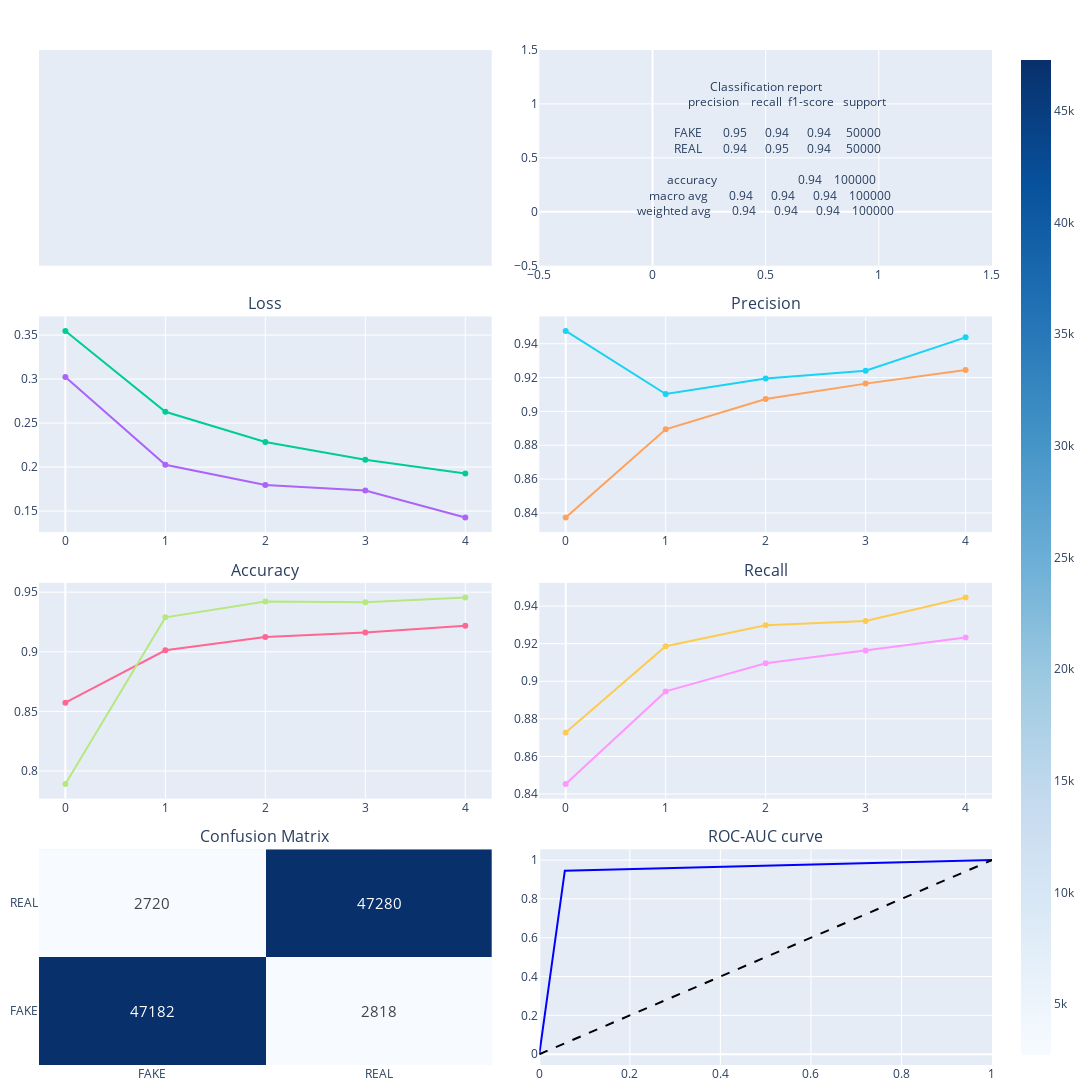

Here is the notebook cell this chart was saved with:
### Code cell
fig = make_subplots(
    rows=4, cols=2, 
    subplot_titles=("", "",
                    "Loss", "Precision", 
                    "Accuracy", 'Recall',
                    'Confusion Matrix', 'ROC-AUC curve'), 
    horizontal_spacing=0.05, 
    vertical_spacing=0.05  
)

fig.add_trace(
    go.Scatter(
        x=[0.5], y=[0.5], 
        text=[
            # top_layers_text
        ],
        mode='text',
        showlegend=False,
    ),
    row=1, col=1  
)

fig.add_trace(
    go.Scatter(
        x=[0.5], y=[0.5], 
        text=[
            # f"Test loss: {test_loss:.4f}<br>"
            # f"Test accuracy: {test_acc:.4f}<br>"
            # f"Test precision: {test_prec:.4f}<br>"
            # f"Test recall: {test_recall:.4f}<br><br>"
            # f"ROC-AUC: {roc_auc:.4f}<br><br>"
            f"Classification report<br>"
            f"{report.replace('\n','<br>')}"
        ],
        mode='text',
        showlegend=False,
    ),
    row=1, col=2  
)

# fig.update_layout(
#     annotations=[dict(text="Model Metrics", x=0.25, y=1.05, showarrow=False, xref="paper", yref="paper", font=dict(size=16))], 
# )

# Hide the axes for the annotation row
fig.update_xaxes(visible=False, row=1, col=1)
fig.update_yaxes(visible=False, row=1, col=1)


# Loss and Precision
fig.add_trace(fig_metrics['data'][0], row=2, col=1)
fig.add_trace(fig_metrics['data'][1], row=2, col=1)
fig.add_trace(fig_metrics['data'][2], row=2, col=2)
fig.add_trace(fig_metrics['data'][3], row=2, col=2)

# Accuracy and Recall 
fig.add_trace(fig_metrics['data'][4], row=3, col=1)
fig.add_trace(fig_metrics['data'][5], row=3, col=1)
fig.add_trace(fig_metrics['data'][6], row=3, col=2)
fig.add_trace(fig_metrics['data'][7], row=3, col=2)

# Confusion Matrix and ROC-AUC curve 
fig.add_trace(fig_confMatrix['data'][0], row=4, col=1)
fig.add_trace(fig_rocauc['data'][0], row=4, col=2)
fig.add_trace(fig_rocauc['data'][1], row=4, col=2)

fig.update_layout(
    height=400*4, 
    width=1400, 
    # title_text=f"--- {MODEL.name} ---",
    showlegend=False, 
    margin=dict(l=10, r=10, t=50, b=10),  
)

fig.show()

### Figure 1 — Plotly figure (JSON) as saved in the notebook; plotly's stock layout.template omitted (floating-point values rounded to 4 significant figures)
{"data": [{"mode": "text", "showlegend": false, "text": [], "type": "scatter", "x": [0.5], "xaxis": "x", "y": [0.5], "yaxis": "y"}, {"mode": "text", "showlegend": false, "text": ["Classification report<br>              precision    recall  f1-score   support<br><br>        FAKE       0.95      0.94      0.94     50000<br>        REAL       0.94      0.95      0.94     50000<br><br>    accuracy                           0.94    100000<br>   macro avg       0.94      0.94      0.94    100000<br>weighted avg       0.94      0.94      0.94    100000<br>"], "type": "scatter", "x": [0.5], "xaxis": "x2", "y": [0.5], "yaxis": "y2"}, {"mode": "lines+markers", "name": "Training Loss", "type": "scatter", "x": [0, 1, 2, 3, 4], "xaxis": "x3", "y": [0.3546, 0.2628, 0.2285, 0.2084, 0.1928], "yaxis": "y3"}, {"mode": "lines+markers", "name": "Validation Loss", "type": "scatter", "x": [0, 1, 2, 3, 4], "xaxis": "x3", "y": [0.3023, 0.2026, 0.1795, 0.1733, 0.1426], "yaxis": "y3"}, {"mode": "lines+markers", "name": "Training precision", "type": "scatter", "x": [0, 1, 2, 3, 4], "xaxis": "x4", "y": [0.8372, 0.8894, 0.9073, 0.9164, 0.9245], "yaxis": "y4"}, {"mode": "lines+markers", "name": "Validation precision", "type": "scatter", "x": [0, 1, 2, 3, 4], "xaxis": "x4", "y": [0.9475, 0.9103, 0.9194, 0.924, 0.9438], "yaxis": "y4"}, {"mode": "lines+markers", "name": "Training recall", "type": "scatter", "x": [0, 1, 2, 3, 4], "xaxis": "x5", "y": [0.8573, 0.9012, 0.9123, 0.9162, 0.9219], "yaxis": "y5"}, {"mode": "lines+markers", "name": "Validation recall", "type": "scatter", "x": [0, 1, 2, 3, 4], "xaxis": "x5", "y": [0.7891, 0.9289, 0.9422, 0.9415, 0.9456], "yaxis": "y5"}, {"mode": "lines+markers", "name": "Training accuracy", "type": "scatter", "x": [0, 1, 2, 3, 4], "xaxis": "x6", "y": [0.8453, 0.8946, 0.9096, 0.9163, 0.9233], "yaxis": "y6"}, {"mode": "lines+markers", "name": "Validation accuracy", "type": "scatter", "x": [0, 1, 2, 3, 4], "xaxis": "x6", "y": [0.8727, 0.9186, 0.9298, 0.932, 0.9446], "yaxis": "y6"}, {"colorscale": [[0, "rgb(247,251,255)"], [0.125, "rgb(222,235,247)"], [0.25, "rgb(198,219,239)"], [0.375, "rgb(158,202,225)"], [0.5, "rgb(107,174,214)"], [0.625, "rgb(66,146,198)"], [0.75, "rgb(33,113,181)"], [0.875, "rgb(8,81,156)"], [1, "rgb(8,48,107)"]], "hoverongaps": false, "showscale": true, "text": [[47182, 2818], [2720, 47280]], "textfont": {"size": 15}, "texttemplate": "%{text}", "type": "heatmap", "x": ["FAKE", "REAL"], "xaxis": "x7", "y": ["FAKE", "REAL"], "yaxis": "y7", "z": [[47182, 2818], [2720, 47280]]}, {"line": {"color": "blue", "width": 2}, "mode": "lines", "name": "ROC curve (AUC = 0.94)", "type": "scatter", "x": [0, 0.05636, 1], "xaxis": "x8", "y": [0, 0.9456, 1], "yaxis": "y8"}, {"hoverinfo": "skip", "line": {"color": "black", "dash": "dash"}, "mode": "lines", "showlegend": false, "type": "scatter", "x": [0, 1], "xaxis": "x8", "y": [0, 1], "yaxis": "y8"}], "layout": {"annotations": [{"font": {"size": 16}, "showarrow": false, "text": "Loss", "x": 0.2375, "xanchor": "center", "xref": "paper", "y": 0.7375, "yanchor": "bottom", "yref": "paper"}, {"font": {"size": 16}, "showarrow": false, "text": "Precision", "x": 0.7625, "xanchor": "center", "xref": "paper", "y": 0.7375, "yanchor": "bottom", "yref": "paper"}, {"font": {"size": 16}, "showarrow": false, "text": "Accuracy", "x": 0.2375, "xanchor": "center", "xref": "paper", "y": 0.475, "yanchor": "bottom", "yref": "paper"}, {"font": {"size": 16}, "showarrow": false, "text": "Recall", "x": 0.7625, "xanchor": "center", "xref": "paper", "y": 0.475, "yanchor": "bottom", "yref": "paper"}, {"font": {"size": 16}, "showarrow": false, "text": "Confusion Matrix", "x": 0.2375, "xanchor": "center", "xref": "paper", "y": 0.2125, "yanchor": "bottom", "yref": "paper"}, {"font": {"size": 16}, "showarrow": false, "text": "ROC-AUC curve", "x": 0.7625, "xanchor": "center", "xref": "paper", "y": 0.2125, "yanchor": "bottom", "yref": "paper"}], "height": 1600, "margin": {"b": 10, "l": 10, "r": 10, "t": 50}, "showlegend": false, "width": 1400, "xaxis": {"anchor": "y", "domain": [0, 0.475], "visible": false}, "xaxis2": {"anchor": "y2", "domain": [0.525, 1]}, "xaxis3": {"anchor": "y3", "domain": [0, 0.475]}, "xaxis4": {"anchor": "y4", "domain": [0.525, 1]}, "xaxis5": {"anchor": "y5", "domain": [0, 0.475]}, "xaxis6": {"anchor": "y6", "domain": [0.525, 1]}, "xaxis7": {"anchor": "y7", "domain": [0, 0.475]}, "xaxis8": {"anchor": "y8", "domain": [0.525, 1]}, "yaxis": {"anchor": "x", "domain": [0.7875, 1], "visible": false}, "yaxis2": {"anchor": "x2", "domain": [0.7875, 1]}, "yaxis3": {"anchor": "x3", "domain": [0.525, 0.7375]}, "yaxis4": {"anchor": "x4", "domain": [0.525, 0.7375]}, "yaxis5": {"anchor": "x5", "domain": [0.2625, 0.475]}, "yaxis6": {"anchor": "x6", "domain": [0.2625, 0.475]}, "yaxis7": {"anchor": "x7", "domain": [0, 0.2125]}, "yaxis8": {"anchor": "x8", "domain": [0, 0.2125]}}}
